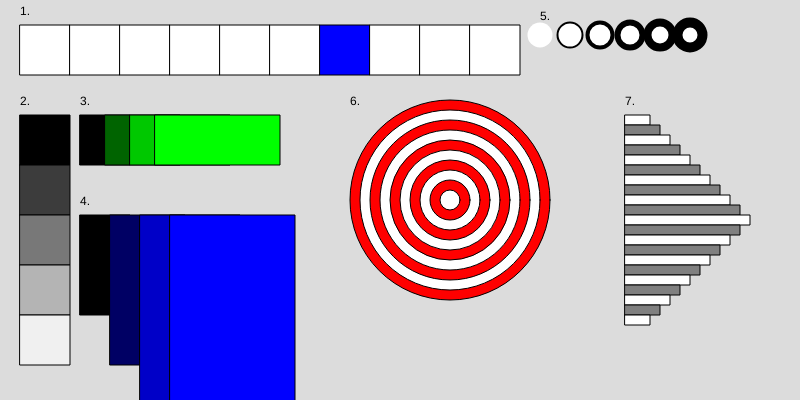
Frame 1 (no input)
Frame 60 (no input): identical to frame 1, image omitted
Frame 120 (the mouse pressed at the canvas centre since frame 60): identical to frame 1, image omitted

The p5.js sketch that drew this single still picture (run headless with seeded random() and noise() and a simulated clock; from frame 60 on, the mouse is pressed at the canvas centre):

// p5.js sketch
// ── sketch.js
let x1 = 20; let y1 = 15;
let x2 = 20; let y2 = 105;
let x3 = 80; let y3 = 105;
let x4 = 80; let y4 = 205;
let x5 = 540; let y5 = 20;
let x6 = 350; let y6 = 105;
let x7 = 625; let y7 = 105;

function setup() {
  createCanvas(800, 400);
}

function draw() {
  background(220);
  //text
  fill("black");
  text("1.", x1, y1);
  text("2.", x2, y2);
  text("3.", x3, y3);
  text("4.", x4, y4);
  text("5.", x5, y5);
  text("6.", x6, y6);
  text("7.", x7, y7);

  //make square line horizontal
  for (let i = 0; i <10; i++) {
    strokeWeight(1);
    if (i == 6){
      fill("blue");
    }else{
      fill("white");
    }
    rect(x1 + i * 50, 25, 50, 50);
    
  }

  //make square vertical line
  for (let i = 0; i < 5; i++) {
    fill(i * 60);
    strokeWeight(1);
    rect(x2, 115 + i * 50, 50, 50);
    
  }

  //make green recttangle
  for (let i = 0; i < 4; i++) {
    fill(0, i * 100, 0);
    strokeWeight(1);
    rect(x3 + i * 25, 115, 50 + i * 25, 50);
  }

  // make blue recttangle
  for (let i = 0; i < 4; i++) {
    fill(0, 0, i * 100);
    strokeWeight(1);
    rect(x4 + i * 30, 215, 50 + i * 25, 100 + i * 50);
  }

  //make circle line
  for (let i = 0; i < 6; i++) {
    fill("white");
    strokeWeight(i * 2)
    circle(x5 + i * 30, 35, 25);
  }

//make target bullseye
  for (let i = 0; i < 10; i++) {
   strokeWeight(1);
   if (i%2){
    fill("white");
   }else{
    fill("red");
   }
   circle(450, 200, 200 - i * 20);
  }

  // make depressie croissant
  for (let i = 0; i < 21; i++) { 
    strokeWeight(1);
    if(i%2){
fill("gray");
    }else{
      fill("white");
    }

if(i <= 10){
  rect(x7, 115 + i * 10, 25 + i * 10, 10);
}else{
  rect(x7, 115 + i * 10, 25 + i * 10 - abs(i - 10) * 20 , 10);
}
    

}
}
